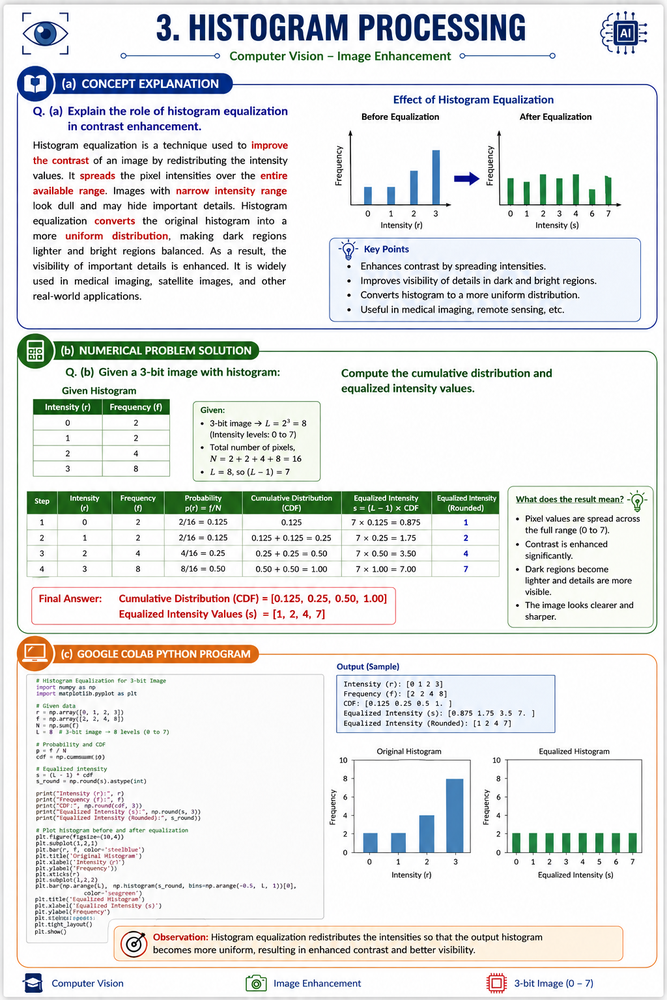
#> input picture CO2/AT1/Q03/ChatGPT Image Aug 4, 2026, 02_56_24 PM.png, 667 x 1000 px, shrunk from 1024 x 1536 before the run, found by its file name
$ python exp_16.py
#> lines starting #> are read from the running program, lines starting #| are printed output that depends on the picture
# -*- coding: utf-8 -*-
"""exp 16

Automatically generated by Colab.

Original file is located at
    https://colab.research.google.com/drive/1YCCcNSC8j2N_xYHdGO58TTGZ6aVcNk6Q
"""

import cv2
import numpy as np
from google.colab import files
import matplotlib.pyplot as plt

# Step 1: Upload image
uploaded = files.upload()
#> the answer given: ChatGPT Image Aug 4, 2026, 02_56_24 PM.png

# Get the uploaded file name
image_path = list(uploaded.keys())[0]

# Step 2: Read the image
image = cv2.imread(image_path)
#> image is the input picture: shape (1000, 667, 3); mean B, G, R 229.1, 230.3, 228.9

# Step 3: Convert to grayscale
gray = cv2.cvtColor(image, cv2.COLOR_BGR2GRAY)
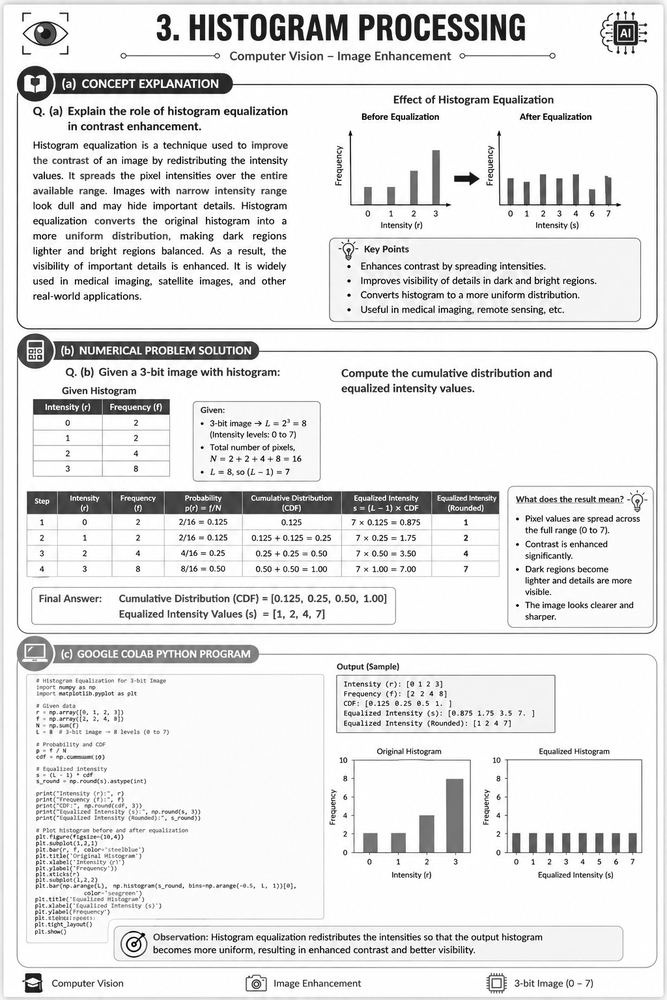
#> gray: shape (1000, 667); min 0, max 255, mean 229.8

# Step 4: Apply Gaussian Blur
blur = cv2.GaussianBlur(gray, (5, 5), 0)

# Step 5: Apply Canny Edge Detection
edges = cv2.Canny(blur, 100, 200)
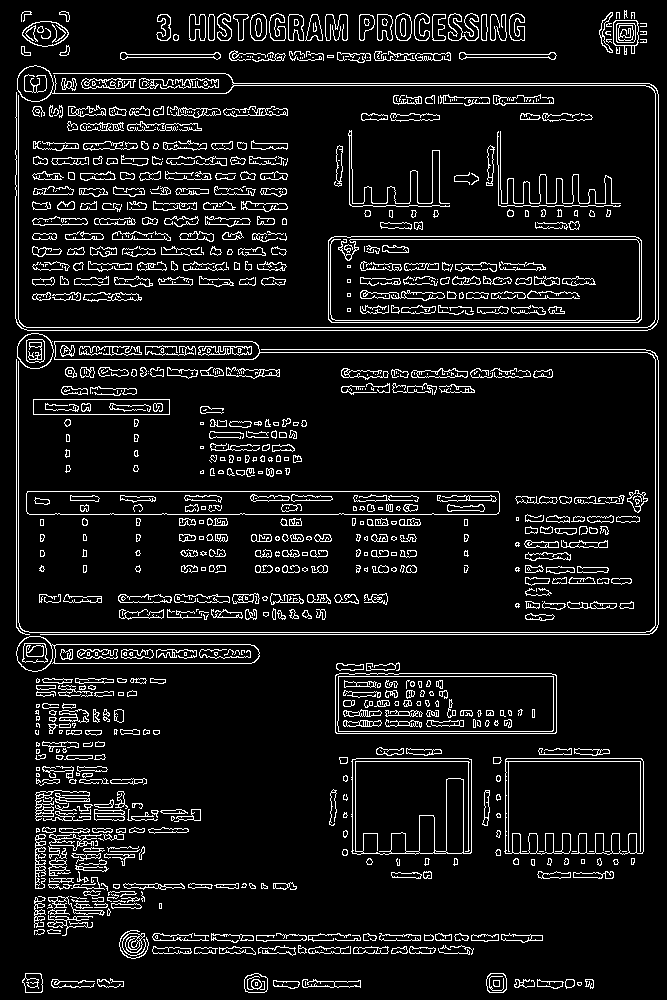
#> edges: shape (1000, 667); 8.7% white in thin lines or dots

# Step 6: Display results
plt.figure(figsize=(10,5))

plt.subplot(1,2,1)
plt.title("Original Image")
plt.imshow(cv2.cvtColor(image, cv2.COLOR_BGR2RGB))
plt.axis('off')

plt.subplot(1,2,2)
plt.title("Canny Edge Detection")
plt.imshow(edges, cmap='gray')
plt.axis('off')

plt.show()
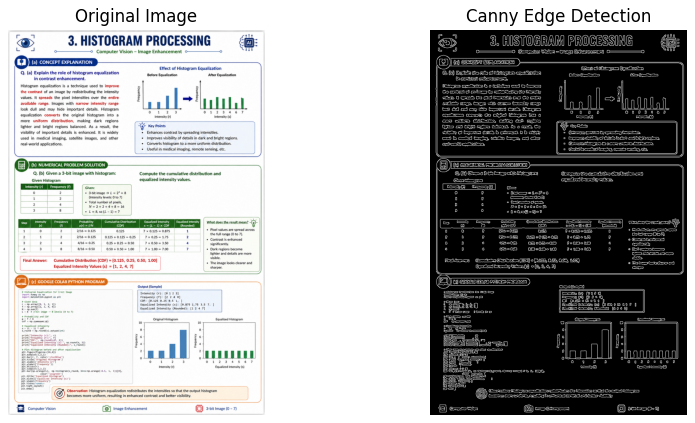
#> figure drawn by matplotlib, 2 panels
